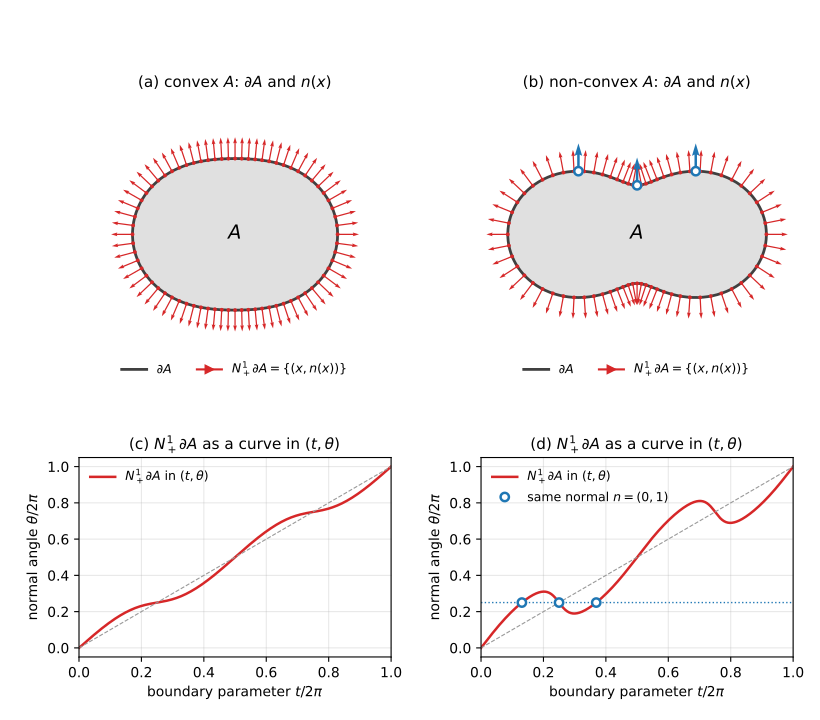

The Python source for this figure:
"""Figure for the ESA report: outward unit normal bundle N^1_+ dA of a planar set A.

Top row: boundary dA with the outward unit normal n(x) at sampled boundary points,
for a (strictly) convex set and a non-convex set. Bottom row: the angle theta(t) of
n(x(t)) along the boundary parameter t. For the convex set theta is monotone (the
Gauss map dA -> S^1 is a bijection, so N^1_+ dA is a graph over S^1); for the
non-convex set it is not.
Output: fig_normal_bundle.pdf next to this script.   Requires numpy, matplotlib.
"""
import os
import numpy as np
import matplotlib
matplotlib.use("Agg")
import matplotlib.pyplot as plt

HERE = os.path.dirname(os.path.abspath(__file__))


def polar_curve(r, dr, t):
    """Position, outward unit normal and normal angle for x(t) = r(t)(cos t, sin t)."""
    x = np.stack([r(t) * np.cos(t), r(t) * np.sin(t)], axis=-1)
    dx = np.stack([dr(t) * np.cos(t) - r(t) * np.sin(t),
                   dr(t) * np.sin(t) + r(t) * np.cos(t)], axis=-1)
    n = np.stack([dx[:, 1], -dx[:, 0]], axis=-1)       # rotate tangent by -90 deg
    n /= np.linalg.norm(n, axis=1, keepdims=True)
    theta = np.unwrap(np.arctan2(n[:, 1], n[:, 0]))
    return x, n, theta


shapes = {
    "convex": (lambda t: 1 + 0.15 * np.cos(2 * t), lambda t: -0.30 * np.sin(2 * t)),
    "non-convex": (lambda t: 1 + 0.45 * np.cos(2 * t), lambda t: -0.90 * np.sin(2 * t)),
}

t_fine = np.linspace(0, 2 * np.pi, 800)
t_arrow = np.linspace(0, 2 * np.pi, 72, endpoint=False)
arrow_len = 0.24
C_NB = "tab:red"      # everything that makes up N^1_+ dA = {(x, n(x))}
C_DA = "0.25"         # the boundary dA alone (the front of N^1_+ dA)
C_HL = "tab:blue"     # highlighted boundary points sharing one normal direction
from matplotlib.lines import Line2D

fig, axes = plt.subplots(2, 2, figsize=(8.2, 7.2), gridspec_kw={"height_ratios": [2.2, 1]})
for col, (name, (r, dr)) in enumerate(shapes.items()):
    ax = axes[0, col]
    x, _, _ = polar_curve(r, dr, t_fine)
    ax.fill(x[:, 0], x[:, 1], color="0.88", zorder=0)
    ax.plot(x[:, 0], x[:, 1], color=C_DA, lw=2.0, zorder=1)
    xa, na, _ = polar_curve(r, dr, t_arrow)
    ax.quiver(xa[:, 0], xa[:, 1], na[:, 0], na[:, 1], angles="xy", scale_units="xy",
              scale=1 / arrow_len, width=0.004, color=C_NB, zorder=2)
    ax.plot(xa[:, 0], xa[:, 1], "o", ms=1.8, color=C_NB, zorder=3)
    ax.legend(handles=[Line2D([], [], color=C_DA, lw=2.0, label=r"$\partial A$"),
                       Line2D([], [], color=C_NB, lw=1.5, marker=">", label=r"$N^1_+\partial A=\{(x,n(x))\}$")],
              loc="lower center", bbox_to_anchor=(0.5, -0.06), ncol=2, frameon=False, fontsize=9)
    ax.text(0, 0, r"$A$", ha="center", va="center", fontsize=14)
    ax.set_aspect("equal")
    ax.set_xlim(-1.75, 1.75); ax.set_ylim(-1.55, 1.55)
    ax.set_xticks([]); ax.set_yticks([])
    for s in ax.spines.values():
        s.set_visible(False)
    ax.set_title(f"({'ab'[col]}) {name} $A$: $\\partial A$ and $n(x)$", fontsize=11)

    # points of dA sharing the same normal n = (0, 1) (angle theta* = pi/2); three of them when A is non-convex
    th_star = np.pi / 2
    _, _, th_fine = polar_curve(r, dr, t_fine)
    g = th_fine - th_star
    idx = np.where(np.sign(g[:-1]) * np.sign(g[1:]) < 0)[0]
    t_rep = t_fine[idx] - g[idx] * (t_fine[idx + 1] - t_fine[idx]) / (g[idx + 1] - g[idx])
    xr, nr, _ = polar_curve(r, dr, t_rep)
    if len(t_rep) > 1:
        ax.quiver(xr[:, 0], xr[:, 1], nr[:, 0], nr[:, 1], angles="xy", scale_units="xy",
                  scale=1 / (1.3 * arrow_len), width=0.008, color=C_HL, zorder=4)
        ax.plot(xr[:, 0], xr[:, 1], "o", ms=6, mfc="white", mec=C_HL, mew=1.8, zorder=5)

    ax = axes[1, col]
    _, _, theta = polar_curve(r, dr, t_fine)
    ax.plot(t_fine / (2 * np.pi), theta / (2 * np.pi), color=C_NB, lw=1.8, label=r"$N^1_+\partial A$ in $(t,\theta)$")
    if len(t_rep) > 1:
        ax.axhline(th_star / (2 * np.pi), color=C_HL, lw=1.0, ls=":", zorder=1)
        ax.plot(t_rep / (2 * np.pi), np.full_like(t_rep, th_star / (2 * np.pi)), "o", ms=6,
                mfc="white", mec=C_HL, mew=1.8, zorder=5, label=r"same normal $n=(0,1)$")
    ax.legend(loc="upper left", frameon=False, fontsize=9)
    ax.plot(t_fine / (2 * np.pi), t_fine / (2 * np.pi), color="0.6", lw=0.8, ls="--")
    ax.set_xlim(0, 1); ax.set_ylim(-0.05, 1.05)
    ax.set_xlabel("boundary parameter $t/2\\pi$")
    ax.set_ylabel(r"normal angle $\theta/2\pi$")
    ax.set_title(f"({'cd'[col]}) $N^1_+\\partial A$ as a curve in $(t,\\theta)$", fontsize=11)
    ax.grid(alpha=0.3)

fig.tight_layout()
fig.savefig(os.path.join(HERE, "fig_normal_bundle.pdf"))
fig.savefig(os.path.join(os.environ.get("PREVIEW_DIR", HERE), "fig_normal_bundle.png"), dpi=110)
print("wrote fig_normal_bundle.pdf")
